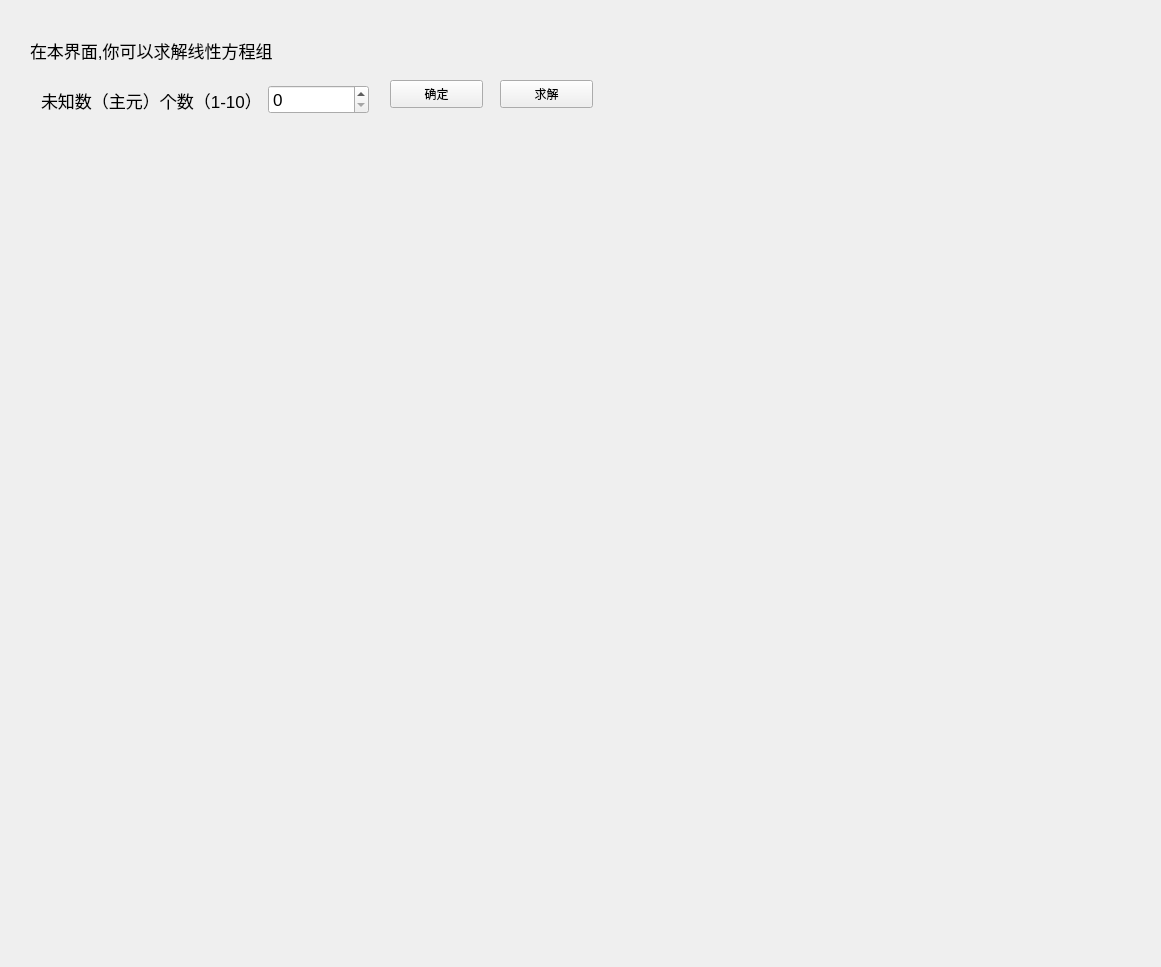
<?xml version="1.0" encoding="UTF-8"?>
<ui version="4.0">
 <class>LinearEquation_guiClass</class>
 <widget class="QWidget" name="LinearEquation_guiClass">
  <property name="geometry">
   <rect>
    <x>0</x>
    <y>0</y>
    <width>1161</width>
    <height>967</height>
   </rect>
  </property>
  <property name="windowTitle">
   <string>LinearEquation_gui</string>
  </property>
  <widget class="QLabel" name="label">
   <property name="geometry">
    <rect>
     <x>30</x>
     <y>20</y>
     <width>321</width>
     <height>61</height>
    </rect>
   </property>
   <property name="font">
    <font>
     <pointsize>13</pointsize>
    </font>
   </property>
   <property name="text">
    <string>在本界面,你可以求解线性方程组</string>
   </property>
  </widget>
  <widget class="QWidget" name="verticalLayoutWidget">
   <property name="geometry">
    <rect>
     <x>30</x>
     <y>140</y>
     <width>731</width>
     <height>731</height>
    </rect>
   </property>
   <layout class="QVBoxLayout" name="verticalLayout"/>
  </widget>
  <widget class="QWidget" name="horizontalLayoutWidget">
   <property name="geometry">
    <rect>
     <x>30</x>
     <y>60</y>
     <width>350</width>
     <height>80</height>
    </rect>
   </property>
   <layout class="QHBoxLayout" name="HL">
    <item>
     <widget class="QLabel" name="label_2">
      <property name="font">
       <font>
        <pointsize>13</pointsize>
       </font>
      </property>
      <property name="text">
       <string>未知数（主元）个数（1-10）</string>
      </property>
     </widget>
    </item>
    <item>
     <widget class="QSpinBox" name="spinBox">
      <property name="font">
       <font>
        <pointsize>13</pointsize>
       </font>
      </property>
     </widget>
    </item>
   </layout>
  </widget>
  <widget class="QPushButton" name="change">
   <property name="geometry">
    <rect>
     <x>390</x>
     <y>80</y>
     <width>93</width>
     <height>28</height>
    </rect>
   </property>
   <property name="text">
    <string>确定</string>
   </property>
  </widget>
  <widget class="QPushButton" name="get_answer">
   <property name="geometry">
    <rect>
     <x>500</x>
     <y>80</y>
     <width>93</width>
     <height>28</height>
    </rect>
   </property>
   <property name="text">
    <string>求解</string>
   </property>
  </widget>
  <widget class="QWidget" name="verticalLayoutWidget_2">
   <property name="geometry">
    <rect>
     <x>970</x>
     <y>130</y>
     <width>160</width>
     <height>80</height>
    </rect>
   </property>
   <layout class="QVBoxLayout" name="verticalLayout_ans"/>
  </widget>
 </widget>
 <layoutdefault spacing="6" margin="11"/>
 <resources/>
 <connections>
  <connection>
   <sender>change</sender>
   <signal>clicked()</signal>
   <receiver>LinearEquation_guiClass</receiver>
   <slot>change_equation()</slot>
   <hints>
    <hint type="sourcelabel">
     <x>411</x>
     <y>93</y>
    </hint>
    <hint type="destinationlabel">
     <x>643</x>
     <y>86</y>
    </hint>
   </hints>
  </connection>
  <connection>
   <sender>get_answer</sender>
   <signal>clicked()</signal>
   <receiver>LinearEquation_guiClass</receiver>
   <slot>push_get_answer_button()</slot>
   <hints>
    <hint type="sourcelabel">
     <x>1211</x>
     <y>112</y>
    </hint>
    <hint type="destinationlabel">
     <x>896</x>
     <y>41</y>
    </hint>
   </hints>
  </connection>
 </connections>
 <slots>
  <slot>change_equation()</slot>
  <slot>push_get_answer_button()</slot>
 </slots>
</ui>
